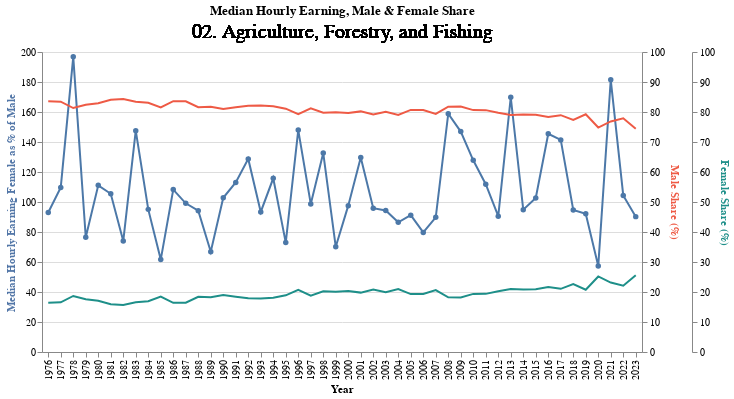

The notebook cell this image was saved under:
### Markdown cell above
The graph above tracks the gender wage gap across various industries over nearly five decades, highlighting a trend towards narrowing this gap in most sectors since 1976. However, there's an exception in professional and related services, where the gap has slightly increased. A remarkable shift occurred in the entertainment and recreation services industry around 1992, showing a significant closure of the gap, but by 2023, it regressed, broadening once more. Intriguingly, in 1992, the agriculture, forestry, and fishing sector saw a unique reversal, with women earning 29% more than men, an anomaly that was short-lived as by 2023, the gap not only closed but reversed, with women earning 10% less than men—a setback to even the figures of 1976. Despite these fluctuations, the overall trajectory in most industries points towards diminishing wage disparities, fostering optimism for an eventual eradication of the gender pay gap.

To further analyze the trends behind the pay gap changes over time across these industries, feel free to click through this interactive visualization that allows for a focus on the income trends over time in specific industries:

### Code cell
dropdown = alt.binding_select(options=df_percent["IND50LY_U"].unique(), name="Select a industry: ")
selection = alt.selection_point(
    fields=["IND50LY_U"], bind=dropdown,
    value="02. Agriculture, Forestry, and Fishing"
)

base = alt.Chart(df_percent).properties(width=600, height=300)
lines = base.mark_line(point=True).encode(
    x=alt.X("YEAR:O", title="Year"),
    y=alt.Y("Female_as_percentage_of_Male:Q", scale=alt.Scale(domain=[0, 200]),
            axis=alt.Axis(title="Median Hourly Earning Female as % of Male", titleColor="#5276a7")),
    tooltip=["YEAR", "Female_as_percentage_of_Male"]
).transform_filter(selection).add_params(selection)

male_lines = alt.Chart(ind_gender_year).mark_line(stroke=gender_colors[0]).encode(
    x=alt.X("YEAR:O"),
    y=alt.Y("Male Share:Q",
            scale=alt.Scale(domain=[0, 100]),
            axis=alt.Axis(title="Male Share (%)", titleColor=gender_colors[0])),
).transform_filter(selection).add_params(selection)

female_lines = alt.Chart(ind_gender_year).mark_line(stroke=gender_colors[1]).encode(
    x=alt.X("YEAR:O"),
    y=alt.Y("Female Share:Q",
            scale=alt.Scale(domain=[0, 100]),
            axis=alt.Axis(title="Female Share (%)", titleColor=gender_colors[1], offset=50)),
).transform_filter(selection).add_params(selection)

title = base.mark_text(dy=-170, size=20).encode(
    text="IND50LY_U:N"
).transform_filter(selection)

chart = alt.layer(lines + title, male_lines, female_lines).resolve_scale(
    y = 'independent'
).properties(title="Median Hourly Earning, Male & Female Share")

#chart.save("new_figs/by_industry_with_gender_share.png")
#chart.save("new_figs/test.html")
chart

### Figure 1 — Vega-Lite specification as saved in the notebook (floating-point values rounded to 4 significant figures; data arrays with more than 128 entries replaced by an {"elided": "..."} marker saying what was removed)
{"config": {"view": {"continuousWidth": 300, "continuousHeight": 300}}, "layer": [{"layer": [{"mark": {"type": "line", "point": true}, "encoding": {"tooltip": [{"field": "YEAR", "type": "quantitative"}, {"field": "Female_as_percentage_of_Male", "type": "quantitative"}], "x": {"field": "YEAR", "title": "Year", "type": "ordinal"}, "y": {"axis": {"title": "Median Hourly Earning Female as % of Male", "titleColor": "#5276a7"}, "field": "Female_as_percentage_of_Male", "scale": {"domain": [0, 200]}, "type": "quantitative"}}, "name": "view_11", "transform": [{"filter": {"param": "param_11"}}]}, {"mark": {"type": "text", "dy": -170, "size": 20}, "encoding": {"text": {"field": "IND50LY_U", "type": "nominal"}}, "transform": [{"filter": {"param": "param_11"}}]}], "data": {"name": "data-975f1ceb0634c43e7565333ef98beae9"}}, {"data": {"name": "data-2d932b0c8cb18dacabde97254b880bad"}, "mark": {"type": "line", "stroke": "#EE5A45"}, "encoding": {"x": {"field": "YEAR", "type": "ordinal"}, "y": {"axis": {"title": "Male Share (%)", "titleColor": "#EE5A45"}, "field": "Male Share", "scale": {"domain": [0, 100]}, "type": "quantitative"}}, "transform": [{"filter": {"param": "param_11"}}]}, {"data": {"name": "data-2d932b0c8cb18dacabde97254b880bad"}, "mark": {"type": "line", "stroke": "#1E8F89"}, "encoding": {"x": {"field": "YEAR", "type": "ordinal"}, "y": {"axis": {"offset": 50, "title": "Female Share (%)", "titleColor": "#1E8F89"}, "field": "Female Share", "scale": {"domain": [0, 100]}, "type": "quantitative"}}, "transform": [{"filter": {"param": "param_11"}}]}], "height": 300, "params": [{"name": "param_11", "select": {"type": "point", "fields": ["IND50LY_U"]}, "bind": {"input": "select", "options": ["01. Construction", "02. Agriculture, Forestry, and Fishing", "03. Mining", "04. Manufacturing", "05. Transportation, Communication, and Utilities", "06. Wholesale and Retail Trade", "07. Finance, Insurance, and Real Estate", "08. Business and Repair Services", "09. Entertainment and Recreation Services", "10. Professional and Related Services", "11. Public Administration"], "name": "Select a industry: "}, "value": "02. Agriculture, Forestry, and Fishing", "views": ["view_11"]}], "resolve": {"scale": {"y": "independent"}}, "title": "Median Hourly Earning, Male & Female Share", "width": 600, "$schema": "https://vega.github.io/schema/vega-lite/v5.17.0.json", "datasets": {"data-975f1ceb0634c43e7565333ef98beae9": {"elided": "527 records"}, "data-2d932b0c8cb18dacabde97254b880bad": {"elided": "528 records"}}}
